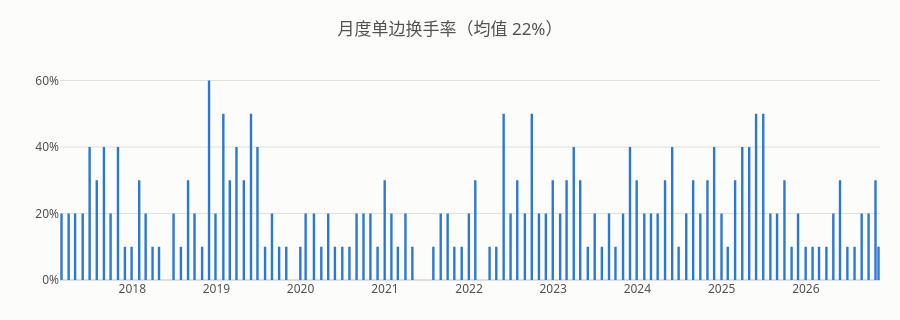

This figure's notebook cell:
### Markdown cell above
**换手与持仓**：动量策略月度换手率，以及最新一期持仓。

### Code cell
fig = go.Figure(go.Bar(x=mom["turnover"].index, y=mom["turnover"], marker_color=SERIES[0],
                       hovertemplate="%{x|%Y-%m}<br>换手 %{y:.0%}<extra></extra>"))
fig.update_layout(title=f"月度单边换手率（均值 {mom['turnover'].mean():.0%}）", yaxis_tickformat=".0%", height=320, hovermode="closest")
fig.show()
mom["latest_holdings"].rename("权重").to_frame().style.format("{:.1%}")
